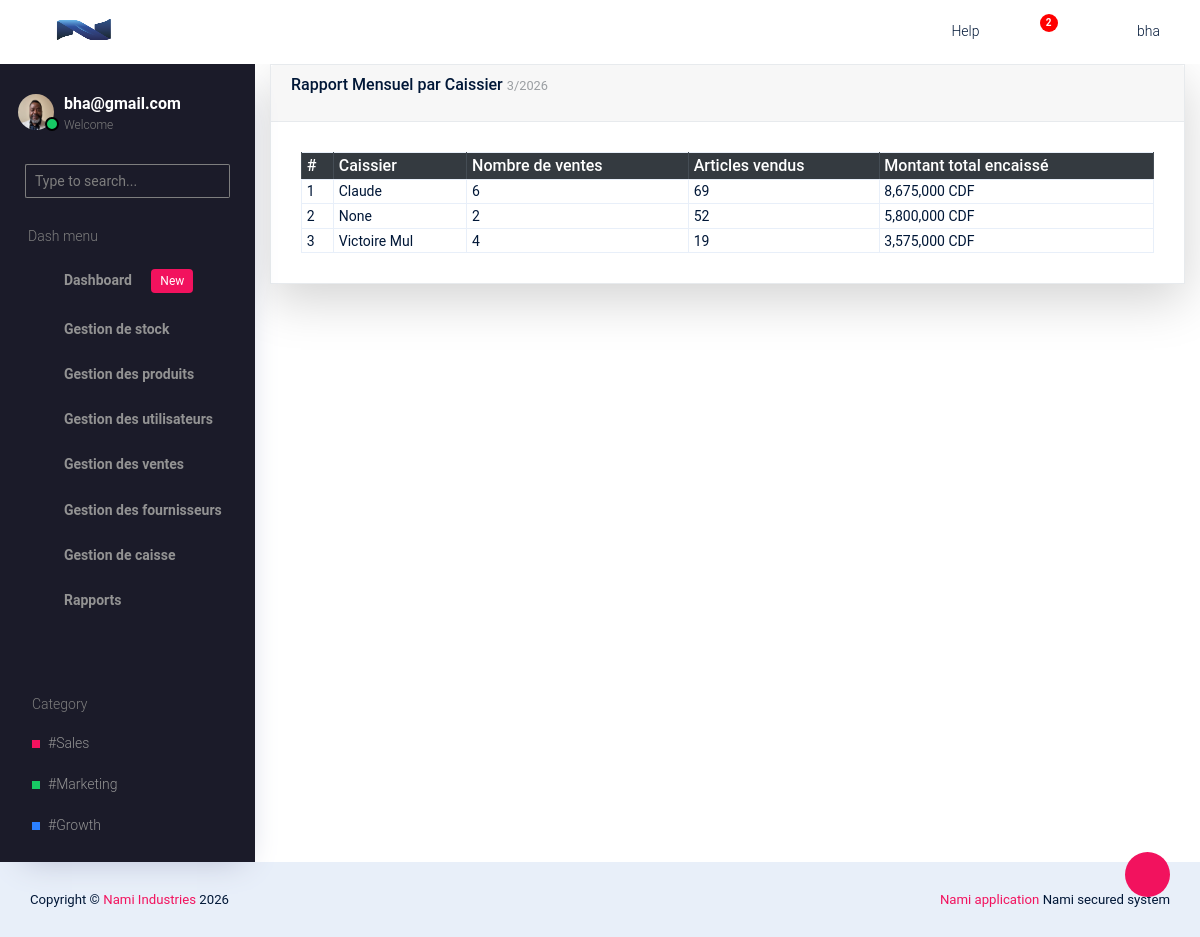
The page /main/rapport/caisse/par-mois/ (signed in) on the database its author committed.
### companie/models.py (models this page shows, shortened)
class Company(models.Model):
    BUSINESS_TYPES = (
        ('etablissement', 'Etablissement'),
        ('societe', 'Societe'),
    )
    ESTABLISHMENT_TYPES = (
        ('pme', 'PME'),
        ('ipme', 'IPME'),
        ('ecs', 'Entreprise en commandite simple'),
    )
    COMPANY_TYPES = (
        ('sa', 'Societe par actions'),
        ('sarl', 'Societe a responsabilite limitee'),
        ('personnes', 'Societe de personnes'),
    )
    CURRENCY_CHOICES = (
        ('BIF', 'Franc Burundais (BIF)'),
        ('USD', 'Dollar Americain (USD)'),
        ('EUR', 'Euro (EUR)'),
        ('CDF', 'Franc Congolais (CDF)'),
    )
    name = models.CharField(max_length=200)
    owner_name = models.CharField(max_length=200)
    business_type = models.CharField(max_length=20, choices=BUSINESS_TYPES)
    sub_type = models.CharField(max_length=50, blank=True)
    registration_number = models.CharField(max_length=150)
    country = CountryField()
    province = models.CharField(max_length=100)
    email = models.EmailField()
    phone = models.CharField(max_length=30)
    address = models.CharField(max_length=255, blank=True, null=True)
    website = models.URLField(blank=True, null=True)
    currency = models.CharField(
        max_length=10,
        choices=CURRENCY_CHOICES,
        default='CDF'
    )
    tva = models.DecimalField(max_digits=12, decimal_places=2, default=Decimal("0.00"))
    logo = models.ImageField(
        upload_to='company_logo/',
        blank=True,
        null=True
    )
    created_at = models.DateTimeField(auto_now_add=True)

### account/models.py (models this page shows, shortened)
class Profile(models.Model):
    user = models.OneToOneField(User, on_delete=models.CASCADE)
    photo = models.ImageField(upload_to="profiles/", blank=True, null=True)

### rapports/views.py (the view)
# urls.py: path('caisse/par-mois/', views.rapport_caissier_mensuel, name='rapport_caissier_mensuel'),
def rapport_caissier_mensuel(request):
    today = timezone.now()
    rapport = Sale.objects.filter(
        created_at__year=today.year,
        created_at__month=today.month
    ).values(
        "register__name"
    ).annotate(
        nombre_ventes=Count("id"),
        montant_total=Sum("total_amount"),
        articles_vendus=Sum("items__quantity")
    ).filter(status='completed').order_by("-montant_total")
    context = {
        "rapport": rapport,
        "month": today.month,
        "year": today.year
    }
    return render(request, "rapport_caissier_mensuel.html", context)

### core/context_processors.py (called while the page is built)
def company_info(request):
	company = Company.objects.first()
	return {
		'company':company
	}

### rapports/templates/rapport_caissier_mensuel.html (shortened to what this page needs)
{% extends 'base.html' %}
{% block content %}
{% load humanize %}
<div class="container-fluid">
	<div class="card shadow-lg">
		<div class="card-header">
			<h4 class="mb-3">
				Rapport Mensuel par Caissier
				<small class="text-muted">{{ month }}/{{ year }}</small>
			</h4>
		</div>
		<div class="card-body">
			<div class="table-responsive">
				<table class="table table-sm table-bordered">
			        <thead class="table-dark">
			            <tr>
							<th>#</th>
							<th>Caissier</th>
							<th>Nombre de ventes</th>
							<th>Articles vendus</th>
							<th>Montant total encaissé</th>
						</tr>
			        </thead>
			        <tbody>
						{% for r in rapport %}
						<tr>
							<td>{{ forloop.counter }}</td>
							<td>{{ r.register__name }}</td>
							<td>{{ r.nombre_ventes }}</td>
							<td>{{ r.articles_vendus }}</td>
							<td>{{ r.montant_total|intcomma }} {{company.currency}}</td>
						</tr>
						{% empty %}
						<tr>
							<td colspan="5" class="text-center">
								Aucune vente ce mois
							</td>
						</tr>
						{% endfor %}
					</tbody>
			    </table>
			</div>
		</div>
	</div>
</div>
{% endblock %}

### core/templates/base.html (shortened to what this page needs)
{% load static %}
<!DOCTYPE html>
<html lang="en">
  <head>
    <link rel="stylesheet" href="{% static 'vendors/typicons.font/font/typicons.css' %}">
    <link rel="stylesheet" href="{% static 'vendors/css/vendor.bundle.base.css' %}">
    <link rel="stylesheet" href="{% static 'css/vertical-layout-light/style.css' %}">
  </head>
  <body>
    <div class="container-scroller">
      <nav class="navbar col-lg-12 col-12 p-0 fixed-top d-flex flex-row">
        <div class="text-center navbar-brand-wrapper d-flex align-items-center justify-content-center">
          <a class="navbar-brand brand-logo" href="{% url 'dashboard:admin_dashboard' %}">
            {% if company and company.logo %}
            <img src="{{ company.logo.url }}" class="img-fluid" alt="logo"/>
            {% else %}
            <img src="{% static 'images/logo-mini.svg' %}" alt="logo"/>
            {% endif %}
          </a>
          <button class="navbar-toggler navbar-toggler align-self-center d-none d-lg-flex" type="button" data-toggle="minimize">
            <span class="typcn typcn-th-menu"></span>
          </button>
        </div>
        <div class="navbar-menu-wrapper d-flex align-items-center justify-content-end">
          <ul class="navbar-nav navbar-nav-right">
            <li class="nav-item d-none d-lg-flex  mr-2">
              <a class="nav-link" href="#">
                Help
              </a>
            </li>
            <li class="nav-item dropdown  d-flex">
              <a class="nav-link count-indicator dropdown-toggle d-flex align-items-center justify-content-center" id="notificationDropdown" href="#" data-toggle="dropdown">
                <i class="typcn typcn-bell mr-0"></i>
                <span class="count bg-danger">2</span>
              </a>
            </li>
            <li class="nav-item nav-profile dropdown">
              {% if user.is_authenticated %}
              <a class="nav-link dropdown-toggle  pl-0 pr-0" href="#" data-toggle="dropdown" id="profileDropdown">
                <i class="typcn typcn-user-outline mr-0"></i>
                <span class="nav-profile-name">{{ user.username }}</span>
              </a>
              {% endif %}
            </li>
          </ul>
        </div>
      </nav>
      <div class="container-fluid page-body-wrapper">
        <div class="theme-setting-wrapper">
          <div id="settings-trigger"><i class="typcn typcn-cog-outline"></i></div>
        </div>
        <nav class="sidebar sidebar-offcanvas" id="sidebar">
        <ul class="nav">
          <li class="nav-item">
            <div class="d-flex sidebar-profile">
              {% if user.is_authenticated %}
                {% if request.user.profile.photo %}
                  <div class="sidebar-profile-image">
                    <img src="{{ request.user.profile.photo.url }}" alt="image">
                    <span class="sidebar-status-indicator"></span>
                  </div>
                {% endif %}
              <div class="sidebar-profile-name">
                <p class="sidebar-name">
                  {{ user.email }}
                </p>
                <p class="sidebar-designation">
                  Welcome
                </p>
              </div>
              {% endif %}
            </div>
            <div class="nav-search">
              <div class="input-group">
                <input type="text" class="form-control" placeholder="Type to search..." aria-label="search" aria-describedby="search">
                <div class="input-group-append">
                  <span class="input-group-text" id="search">
                    <i class="typcn typcn-zoom"></i>
                  </span>
                </div>
              </div>
            </div>
            <p class="sidebar-menu-title">Dash menu</p>
          </li>
          {% for group in request.user.groups.all %}
            {% if group.name == "Admin" or group.name == "Caisse" or group.name == "Gestionnaire_stock" %}
            <li class="nav-item">
              <a class="nav-link" href="{% url 'dashboard:admin_dashboard' %}">
                <i class="typcn typcn-device-desktop menu-icon"></i>
                <span class="menu-title">Dashboard <span class="badge badge-primary ml-3">New</span></span>
              </a>
            </li>
            {% endif %}
            {% if group.name == "Admin" or group.name == "Gestionnaire_stock" %}
            <li class="nav-item">
              <a class="nav-link" data-toggle="collapse" href="#ui-basic" aria-expanded="false" aria-controls="ui-basic">
                <i class="typcn typcn-briefcase menu-icon"></i>
                <span class="menu-title">Gestion de stock</span>
                <i class="typcn typcn-chevron-right menu-arrow"></i>
              </a>
            </li>
          {% endif %}
          {% if group.name == "Admin" or group.name == "Gestionnaire_stock" %}
          <li class="nav-item">
            <a class="nav-link" data-toggle="collapse" href="#form-elements" aria-expanded="false" aria-controls="form-elements">
              <i class="typcn typcn-film menu-icon"></i>
              <span class="menu-title">Gestion des produits</span>
              <i class="menu-arrow"></i>
            </a>
          </li>
          {% endif %}
          {% if group.name == "Admin" %}
          <li class="nav-item">
            <a class="nav-link" data-toggle="collapse" href="#charts" aria-expanded="false" aria-controls="charts">
              <i class="typcn typcn-chart-pie-outline menu-icon"></i>
              <span class="menu-title">Gestion des utilisateurs</span>
              <i class="menu-arrow"></i>
            </a>
          </li>
          {% endif %}
          {% if group.name == "Admin" or group.name == "Caisse" %}
          <li class="nav-item">
            <a class="nav-link" data-toggle="collapse" href="#tables" aria-expanded="false" aria-controls="tables">
              <i class="typcn typcn-th-small-outline menu-icon"></i>
              <span class="menu-title">Gestion des ventes</span>
              <i class="menu-arrow"></i>
            </a>
          </li>
          {% endif %}
          {% if group.name == "Admin" %}
          <li class="nav-item">
            <a class="nav-link" data-toggle="collapse" href="#auth" aria-expanded="false" aria-controls="auth">
              <i class="typcn typcn-user-add-outline menu-icon"></i>
              <span class="menu-title">Gestion des fournisseurs</span>
              <i class="menu-arrow"></i>
            </a>
          </li>
          {% endif %}
          {% if group.name == "Admin" or group.name == "Caisse" %}
          <li class="nav-item">
            <a class="nav-link" data-toggle="collapse" href="#error" aria-expanded="false" aria-controls="error">
              <i class="typcn typcn-globe-outline menu-icon"></i>
              <span class="menu-title">Gestion de caisse</span>
              <i class="menu-arrow"></i>
            </a>
          </li>
          {% endif %}
          {% if group.name == "Admin" %}
          <li class="nav-item">
            <a class="nav-link" data-toggle="collapse" href="#rapport" aria-expanded="false" aria-controls="rapport">
              <i class="typcn typcn-document-text menu-icon"></i>
              <span class="menu-title">Rapports</span>
              <i class="menu-arrow"></i>
            </a>
          </li>
          {% endif %}
          {% endfor %}
        </ul>
        <ul class="sidebar-legend">
          <li>
            <p class="sidebar-menu-title">Category</p>
          </li>
          <li class="nav-item"><a href="#" class="nav-link">#Sales</a></li>
          <li class="nav-item"><a href="#" class="nav-link">#Marketing</a></li>
          <li class="nav-item"><a href="#" class="nav-link">#Growth</a></li>
        </ul>
      </nav>
        {% block content %}{% endblock %}
    </div>
  </body>
  <footer class="footer">
  <div class="d-sm-flex justify-content-center justify-content-sm-between">
    <span class="text-center text-sm-left d-block d-sm-inline-block">Copyright © <a href="https://" target="_blank">Nami Industries</a> 2026</span>
    <span class="float-none float-sm-right d-block mt-1 mt-sm-0 text-center"><a href="https://" target="_blank">Nami application </a>Nami secured system</span>
  </div>
</footer>
</html>

### rows shown on the page
Company: logo (picture), currency "CDF" "CDF" "CDF"

### other values the page prints
{{ user.username }} "bha"
{{ user.email }} "bha@gmail.com"
{{ r.register__name }} "Claude" "None" "Victoire Mul"
{{ r.nombre_ventes }} "6" "2" "4"
{{ r.articles_vendus }} "69" "52" "19"
{{ r.montant_total|intcomma }} "8,675,000" "5,800,000" "3,575,000"
